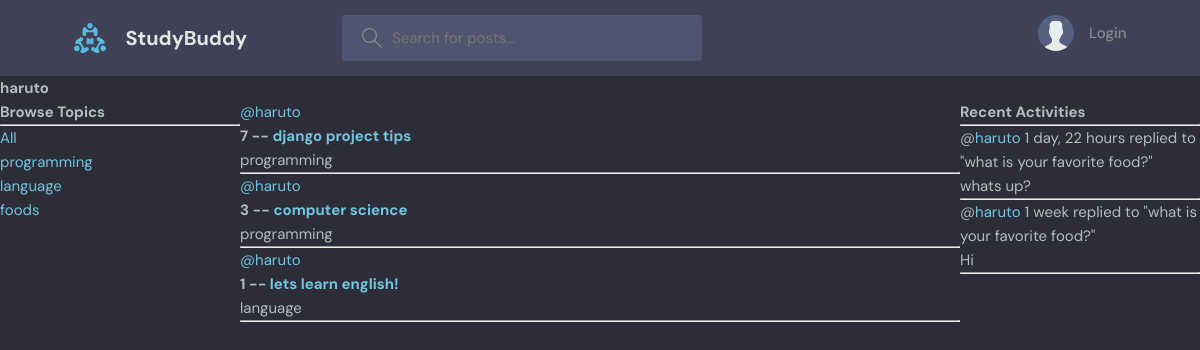
The page /profile/2 on the database its author committed.
### base/models.py (models this page shows, shortened)
class Topic(models.Model):
    name = models.CharField(max_length=100)

class Room(models.Model):
    host = models.ForeignKey(User, on_delete=models.SET_NULL, null=True)
    topic = models.ForeignKey(Topic, on_delete=models.SET_NULL, null=True)
    name = models.CharField(max_length=100)
    description = models.TextField(null=True, blank=True)
    participants = models.ManyToManyField(User, related_name='participants', blank=True)
    updated = models.DateTimeField(auto_now=True)
    created = models.DateTimeField(auto_now_add=True)
    class Meta:
        ordering = ['-updated', '-created'] # descending order
    def __str__(self):
        return self.name

class Message(models.Model):
    user = models.ForeignKey(User, on_delete=models.CASCADE)  # one-to-many relationship
    room = models.ForeignKey(Room, on_delete=models.CASCADE)  # one-to-many relationship
    body = models.TextField()
    updated = models.DateTimeField(auto_now=True)
    created = models.DateTimeField(auto_now_add=True)
    class Meta:
        ordering = ['-updated', '-created'] # descending order
    def __str__(self):
        return self.body[0:50]  # returns only first 50 characters

### base/views.py (the view)
# urls.py: path('profile/<str:pk>', views.user_profile, name='user-profile'),
def user_profile(request, pk):
    user = User.objects.get(id=pk)
    rooms = user.room_set.all()
    room_messages = user.message_set.all()
    topics = Topic.objects.all()
    context = {'user': user, 'rooms': rooms, 'room_messages': room_messages, 'topics': topics}
    return render(request, 'base/profile.html', context)

### base/templates/base/profile.html (shortened to what this page needs)
{% extends 'main.html' %}
{% block content %}
    <h1>{{user.username}}</h1>
    <div class="profile-container">
        <div>
            {% include 'base/topics_component.html' %}
        </div>
        <div>
            {% include 'base/feed_component.html' %}
        </div>
        <div>
            {% include 'base/activity_component.html' %}
        </div>
    </div>
{% endblock content %}

### base/templates/base/topics_component.html
<h3>Browse Topics</h3>
<hr>
<div>
    <a href="{% url 'home' %}">All</a>
</div>
{% for topic in topics %}
    <div>
        <a href="{% url 'home' %}?q={{topic.name}}">{{topic.name}}</a>
    </div>
{% endfor %}

### base/templates/base/feed_component.html (shortened to what this page needs)
{% for room in rooms %}
<div>
    <a href="{% url 'user-profile' room.host.id %}">@{{room.host.username}}</a>
    <h5>
        {{room.id}} -- <a href="{% url 'room' room.id %}">{{room.name}}</a>
    </h5>
    <small>{{room.topic.name}}</small>
    <hr>
</div>
{% endfor %}

### base/templates/base/activity_component.html (shortened to what this page needs)
<h3>Recent Activities</h3>
<hr>
{% for message in room_messages %}
    <div>
        <small>@<a href="{% url 'user-profile' message.user.id %}">{{message.user}}</a> {{message.created | timesince}}</small>
        <small>replied to "{{message.room}}"</small>
        <p>{{message}}</p>
        <hr>
    </div>
{% endfor %}

### static/styles/style.css (style rules this page uses)
:root { --color-main: #71c6dd; --color-main-light: #e1f6fb; --color-dark: #3f4156; --color-dark-medium: #51546e; --color-dark-light: #696d97; --color-light: #e5e5e5; --color-gray: #8b8b8b; --color-light-gray: #b2bdbd; --color-bg: #2d2d39; --color-success: #5dd693; --color-error: #fc4b0b; }
* { font-family: "DM Sans", -apple-system, BlinkMacSystemFont, "Segoe UI", Roboto, Oxygen, Ubuntu, Cantarell, "Open Sans", "Helvetica Neue", sans-serif; margin: 0; padding: 0; box-sizing: border-box; text-rendering: optimizeLegibility; font-size: inherit; }
html { font-size: 56.25%; }
@media only screen and (min-width: 1200px) { html { font-size: 62.5%; } }
body { line-height: 1.6; font-weight: 400; font-size: 1.5rem; color: var(--color-light-gray); background-color: var(--color-bg); min-height: 100vh; }
a { display: inline-block; color: var(--color-main); text-decoration: none; }

### base/templates/base/profile.html (style rules this page uses)
.profile-container { display: grid; grid-template-columns: 1fr 3fr 1fr; }

### rows shown on the page
Topic: name "programming"
Topic: name "language"
Topic: name "foods"
Room: host.username "haruto", id "7", name "django project tips", topic.name "programming"
Room: host.username "haruto", id "3", name "computer science", topic.name "programming"
Room: host.username "haruto", id "1", name "lets learn english!", topic.name "language"
Message: user "haruto", created "1 day, 22 hours", room "what is your favorite food?", body "whats up?"
Message: user "haruto", created "1 week", room "what is your favorite food?", body "Hi"

### other values the page prints
{{ user.username }} "haruto"
